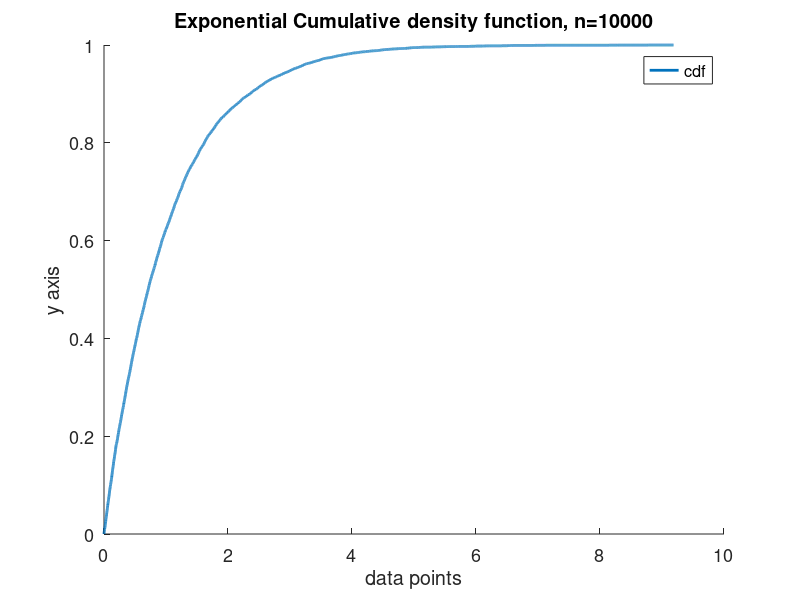
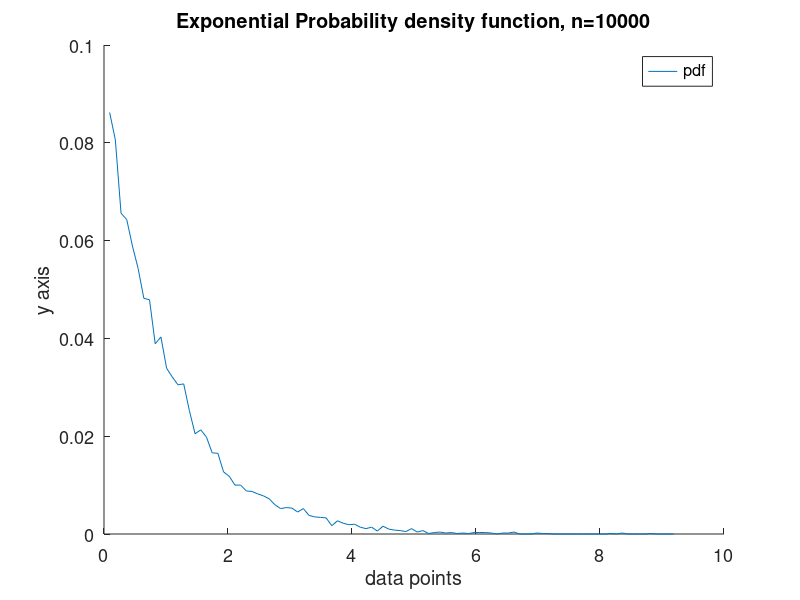

MATLAB code to generate these figures, in order:
close all;
clear;
%% 
n=10000;
lambda=1;
us=zeros(n,1);
for i=1:n
    us(i)=rand();
end

us=(log(1-us))./(-lambda);


rangemin=min(us);
rangemax=max(us);

dt=(rangemax-rangemin)/n;
my_cdf=zeros(n,1);
t=rangemin;
ts=zeros(n,1);
ts(1)=t;
sampling=100;

ct=1;

for i=2:n
    ts(i)=t;
    t=t+dt;
    my_cdf(i)=sum(us<t)/n;
    if(mod(i,sampling)==0 )
        n1=sum(us<ts(i));
        n2=sum(us<ts(i-sampling+1));
        my_pdf(ct)=(n1-n2)/n;
        samples(ct,1)=t;
        ct=ct+1;
   %     pause
    end
end

a=figure;
set(gca,'fontsize',13)
hold on
plot(ts,my_cdf,'lineWidth',2);
legend('cdf')
mytitle=strcat('Exponential Cumulative density function, n=10000');
xlabel('data points');
ylabel('y axis');
title(mytitle);
saveas(a,'pr2aa3.jpeg')



a=figure;
set(gca,'fontsize',13)
hold on
plot(samples,my_pdf);
legend('pdf')
mytitle=strcat('Exponential Probability density function, n=10000');
xlabel('data points');
ylabel('y axis');
title(mytitle);
saveas(a,'pr2aa3.jpeg')
